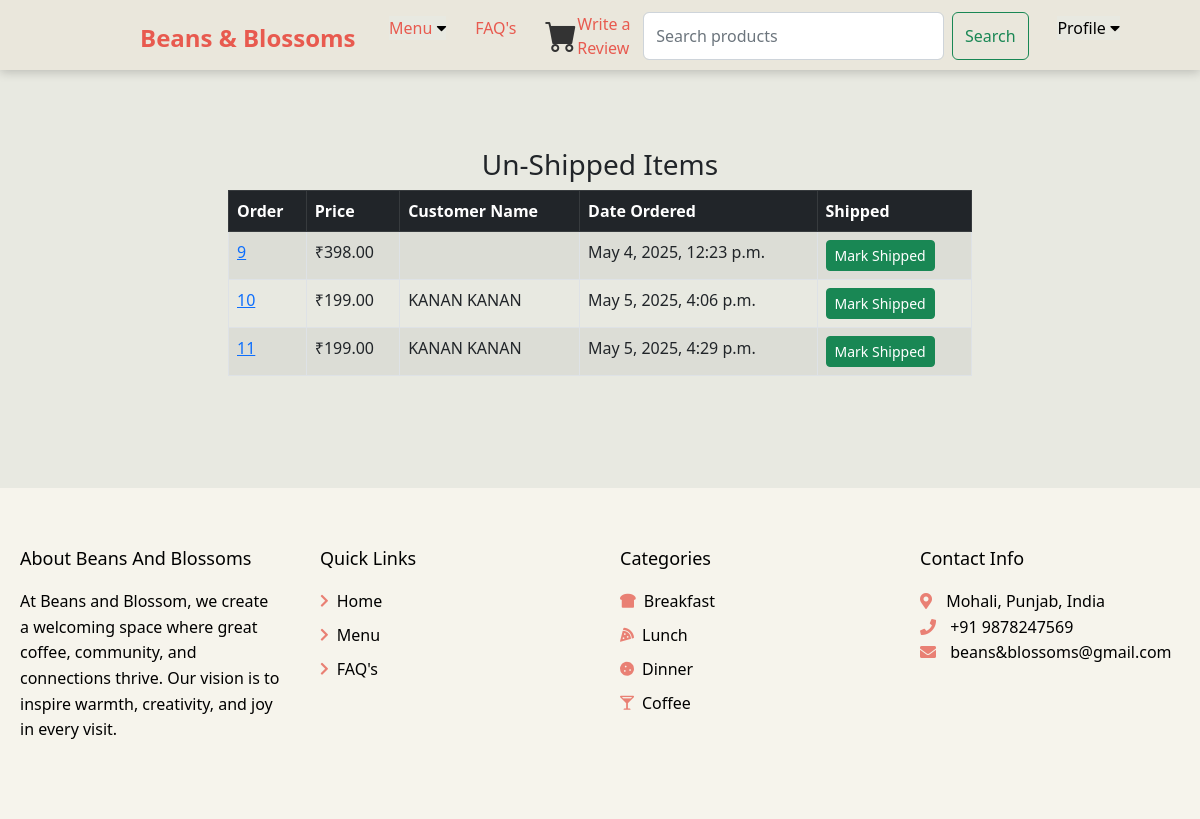
Screenshot of /cart/not_shipped_dash (signed in) with the database file from the repository.
### cart/models.py (models this page shows, shortened)
class Order(models.Model):
	user = models.ForeignKey(User, on_delete=models.CASCADE, null=True, blank=True)
	full_name = models.CharField(max_length=250)
	email = models.EmailField(max_length=250)
	shipping_address = models.TextField(max_length=15000)
	amount_paid = models.DecimalField(max_digits=7, decimal_places=2)
	date_ordered = models.DateTimeField(auto_now_add=True)
	shipped = models.BooleanField(default=False)
	date_shipped = models.DateTimeField(blank=True, null=True)

### cart/views.py (the view, shortened to what this page needs)
# urls.py: path('not_shipped_dash', views.not_shipped_dash, name="not_shipped_dash"),
def not_shipped_dash(request):
	if request.user.is_authenticated and request.user.is_superuser:
		orders = Order.objects.filter(shipped=False)
		return render(request, "not_shipped_dash.html", {"orders":orders})
	else:
		messages.success(request, "Access Denied")
		return redirect('home')

### cart/context_processors.py (called while the page is built)
def cart(request):
    return {'cart': Cart(request)}

### cart/templates/not_shipped_dash.html (shortened to what this page needs)
{% extends 'base.html' %}
{% block content %}
<section style="margin-top: 100px;">
        <div class="container">
        	<div class="row">
        		<center>
        			<div class="col-8">
        				<br/><br/>
<h3>Un-Shipped Items</h3>
<table class="table table-striped table-hover table-bordered">
  <thead class="table-dark">
    <tr>
      <th scope="col">Order</th>
      <th scope="col">Price</th>
      <th scope="col">Customer Name</th>
      <th scope="col">Date Ordered</th>
      <th scope="col">Shipped</th>
    </tr>
  </thead>
  <tbody>
  	{% for item in orders %}
    <tr>
      <td><a href="{% url 'orders' item.id %}">{{ item.id }}</a></td>
      <td>₹{{ item.amount_paid }}</td>
      <td>{{ item.full_name }}</td>
      <td>{{ item.date_ordered }}</td>
      <td>
        <form method="POST">
          <button type="Submit" class="btn btn-success btn-sm">Mark Shipped</button>
        </form>
      </td>
    </tr>
    {% endfor %}
  </tbody>
</table>
<br/><br/>
<br/><br/>
        			</div>
        		</center>
        	</div>
        </div>
      </section>
{% endblock %}

### main/templates/base.html (style rules this page uses)
* { margin: 0; padding: 0; box-sizing: border-box; }
body { background-color: #E8E9E1; }

### rows the page displays
Order: id "9", amount_paid "398.00", date_ordered "May 4, 2025, 12:23 p.m."
Order: id "10", amount_paid "199.00", full_name "KANAN KANAN", date_ordered "May 5, 2025, 4:06 p.m."
Order: id "11", amount_paid "199.00", full_name "KANAN KANAN", date_ordered "May 5, 2025, 4:29 p.m."
